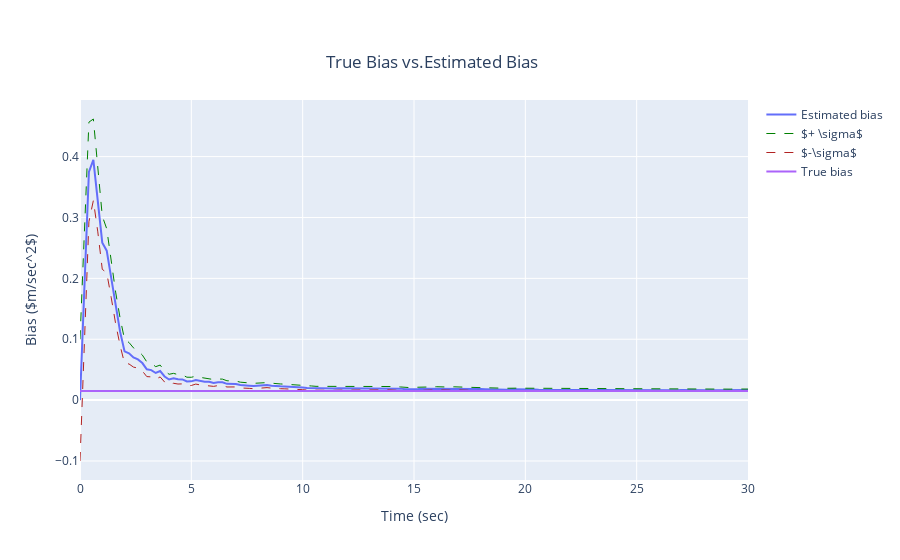
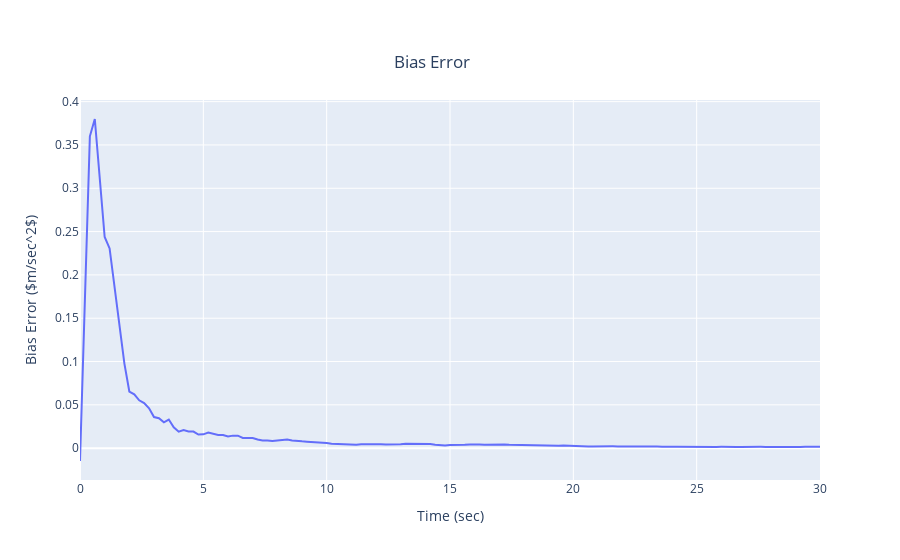
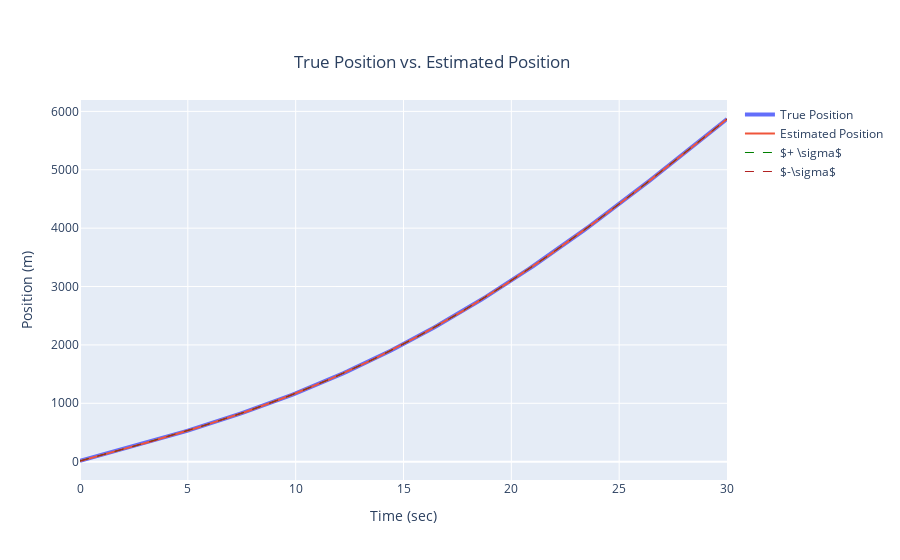
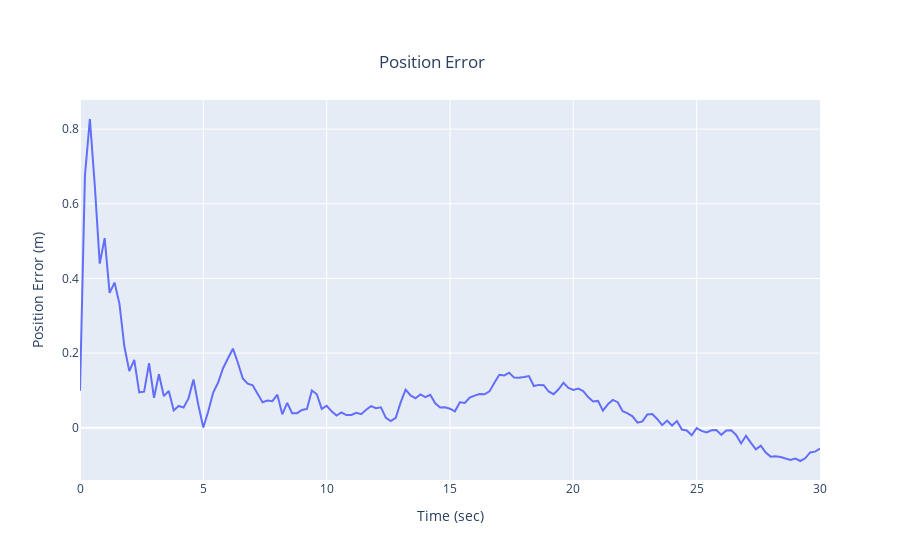

These figures' notebook cell, in order:
### Code cell
pclist, vclist, ptruelist, vtruelist, b_a_true, dxlist, Pklist, Klist, resvec, dxtruelist = monte_carlo_run(verbose=True)

# position vectors
posest = [dxlist[i][0,0] + pclist[i] for i in range(len(dxlist))]
pos_error = [ptruelist[i] - posest[i] for i in range(len(pclist))]
pos_std = [np.sqrt(Pklist[i][0,0]) for i in range(len(Pklist))]
pos_sigma_plus = [posest[i] + pos_std[i] for i in range(len(posest))]
pos_sigma_minus = [posest[i] - pos_std[i] for i in range(len(posest))]

# velocity vectors
velest = [dxlist[i][1,0] + vclist[i] for i in range(len(dxlist))]
vel_error = [vtruelist[i] - velest[i] for i in range(len(vclist))]
vel_std = [np.sqrt(Pklist[i][1,1]) for i in range(len(Pklist))]
vel_sigma_plus = [velest[i] + vel_std[i] for i in range(len(velest))]
vel_sigma_minus = [velest[i] - vel_std[i] for i in range(len(velest))]

# bias vectors
biasest = [dxlist[i][2,0] for i in range(len(dxlist))]
bias_error = [biasest[i] - b_a_true for i in range(len(dxlist))]
bias_std = [np.sqrt(Pklist[i][2,2]) for i in range(len(Pklist))]
bias_sigma_plus = [biasest[i] + bias_std[i] for i in range(len(biasest))]
bias_sigma_minus = [biasest[i] - bias_std[i] for i in range(len(biasest))]


# Bias plot
fig = go.Figure()
fig.add_trace(go.Scatter(x=t_kf, y=biasest, name="Estimated bias"))
fig.add_trace(go.Scatter(x=t_kf, y=bias_sigma_plus, name="$+ \sigma$", line=dict(color='green', width=1, dash='dash')))
fig.add_trace(go.Scatter(x=t_kf, y=bias_sigma_minus, name="$-\sigma$", line=dict(color='firebrick', width=1, dash='dash')))
fig.add_trace(go.Scatter(x=t_kf, y=[b_a_true for i in range(len(dxlist))], name="True bias"))
fig.update_layout(title={'text':"True Bias vs.Estimated Bias",'xanchor':'center','yanchor':'top','y':0.9,'x':0.48}, xaxis_title="Time (sec)", yaxis_title=r"Bias ($m/sec^2$)")
fig.show()

# Bias error plot
figb = go.Figure()
figb.add_trace(go.Scatter(x=t_kf, y=bias_error, name="Bias Error"))
figb.update_layout(title={'text':"Bias Error",'xanchor':'center','yanchor':'top','y':0.9,'x':0.48}, xaxis_title="Time (sec)", yaxis_title="Bias Error ($m/sec^2$)")
figb.show()


# fig2 = go.Figure()
# fig2.add_trace(go.Scatter(x=t_kf, y=ptruelist, name="True Position"))
# # fig2.add_trace(go.Scatter(x=tlist, y=ptruelist, name="True Position"))
# fig2.add_trace(go.Scatter(x=t_kf, y=pclist, name="Computed Position"))
# fig2.update_layout(title={'text':"True Position vs. Computed Position",'xanchor':'center','yanchor':'top','y':0.9,'x':0.48}, xaxis_title="Time (sec)", yaxis_title="Position (m)")
# fig2.show()

fig2b = go.Figure()
fig2b.add_trace(go.Scatter(x=t_kf, y=ptruelist, name="True Position", line=dict(width=4)))
fig2b.add_trace(go.Scatter(x=t_kf, y=posest, name="Estimated Position"))
fig2b.add_trace(go.Scatter(x=t_kf, y=pos_sigma_plus, name="$+ \sigma$", line=dict(color='green', width=1, dash='dash')))
fig2b.add_trace(go.Scatter(x=t_kf, y=pos_sigma_minus, name="$-\sigma$", line=dict(color='firebrick', width=1, dash='dash')))
fig2b.update_layout(title={'text':"True Position vs. Estimated Position",'xanchor':'center','yanchor':'top','y':0.9,'x':0.48}, xaxis_title="Time (sec)", yaxis_title="Position (m)")
fig2b.show()

fig3 = go.Figure()
fig3.add_trace(go.Scatter(x=t_kf, y=pos_error, name="Position Estimate Error"))
fig3.update_layout(title={'text':"Position Error",'xanchor':'center','yanchor':'top','y':0.9,'x':0.48}, xaxis_title="Time (sec)", yaxis_title="Position Error (m)")
fig3.show()

fig4a = go.Figure()
fig4a.add_trace(go.Scatter(x=t_kf, y=velest, name="Estimated Velocity", line=dict(width=4)))
fig4a.add_trace(go.Scatter(x=t_kf, y=vtruelist, name="True Velocity"))
fig4a.add_trace(go.Scatter(x=t_kf, y=vel_sigma_plus, name="$+ \sigma$", line=dict(color='green', width=1, dash='dash')))
fig4a.add_trace(go.Scatter(x=t_kf, y=vel_sigma_minus, name="$-\sigma$", line=dict(color='firebrick', width=1, dash='dash')))
fig4a.update_layout(title={'text':"True Velocity vs. Estimated Velocity",'xanchor':'center','yanchor':'top','y':0.9,'x':0.48}, xaxis_title="Time (sec)", yaxis_title="Velocity Error (m/s)")
fig4a.show()

fig4 = go.Figure()
fig4.add_trace(go.Scatter(x=t_kf, y=vel_error, name="Velocity Estimate Error"))
fig4.update_layout(title={'text':"Velocity Error",'xanchor':'center','yanchor':'top','y':0.9,'x':0.48}, xaxis_title="Time (sec)", yaxis_title="Velocity Error (m/s)")
fig4.show()

### Figure 1 — Plotly figure (JSON) as saved in the notebook; plotly's stock layout.template omitted (floating-point values rounded to 4 significant figures; data arrays with more than 128 entries replaced by an {"elided": "..."} marker saying what was removed)
{"data": [{"name": "Estimated bias", "type": "scatter", "x": {"elided": "151 float values"}, "y": {"elided": "151 float values"}}, {"line": {"color": "green", "dash": "dash", "width": 1}, "name": "$+ \\sigma$", "type": "scatter", "x": {"elided": "151 float values"}, "y": {"elided": "151 float values"}}, {"line": {"color": "firebrick", "dash": "dash", "width": 1}, "name": "$-\\sigma$", "type": "scatter", "x": {"elided": "151 float values"}, "y": {"elided": "151 float values"}}, {"name": "True bias", "type": "scatter", "x": {"elided": "151 float values"}, "y": {"elided": "151 float values"}}], "layout": {"title": {"text": "True Bias vs.Estimated Bias", "x": 0.48, "xanchor": "center", "y": 0.9, "yanchor": "top"}, "xaxis": {"title": {"text": "Time (sec)"}}, "yaxis": {"title": {"text": "Bias ($m/sec^2$)"}}}}

### Figure 2 — Plotly figure (JSON) as saved in the notebook; plotly's stock layout.template omitted (floating-point values rounded to 4 significant figures; data arrays with more than 128 entries replaced by an {"elided": "..."} marker saying what was removed)
{"data": [{"name": "Bias Error", "type": "scatter", "x": {"elided": "151 float values"}, "y": {"elided": "151 float values"}}], "layout": {"title": {"text": "Bias Error", "x": 0.48, "xanchor": "center", "y": 0.9, "yanchor": "top"}, "xaxis": {"title": {"text": "Time (sec)"}}, "yaxis": {"title": {"text": "Bias Error ($m/sec^2$)"}}}}

### Figure 3 — Plotly figure (JSON) as saved in the notebook; plotly's stock layout.template omitted (floating-point values rounded to 4 significant figures; data arrays with more than 128 entries replaced by an {"elided": "..."} marker saying what was removed)
{"data": [{"line": {"width": 4}, "name": "True Position", "type": "scatter", "x": {"elided": "151 float values"}, "y": {"elided": "151 float values"}}, {"name": "Estimated Position", "type": "scatter", "x": {"elided": "151 float values"}, "y": {"elided": "151 float values"}}, {"line": {"color": "green", "dash": "dash", "width": 1}, "name": "$+ \\sigma$", "type": "scatter", "x": {"elided": "151 float values"}, "y": {"elided": "151 float values"}}, {"line": {"color": "firebrick", "dash": "dash", "width": 1}, "name": "$-\\sigma$", "type": "scatter", "x": {"elided": "151 float values"}, "y": {"elided": "151 float values"}}], "layout": {"title": {"text": "True Position vs. Estimated Position", "x": 0.48, "xanchor": "center", "y": 0.9, "yanchor": "top"}, "xaxis": {"title": {"text": "Time (sec)"}}, "yaxis": {"title": {"text": "Position (m)"}}}}

### Figure 4 — Plotly figure (JSON) as saved in the notebook; plotly's stock layout.template omitted (floating-point values rounded to 4 significant figures; data arrays with more than 128 entries replaced by an {"elided": "..."} marker saying what was removed)
{"data": [{"name": "Position Estimate Error", "type": "scatter", "x": {"elided": "151 float values"}, "y": {"elided": "151 float values"}}], "layout": {"title": {"text": "Position Error", "x": 0.48, "xanchor": "center", "y": 0.9, "yanchor": "top"}, "xaxis": {"title": {"text": "Time (sec)"}}, "yaxis": {"title": {"text": "Position Error (m)"}}}}
